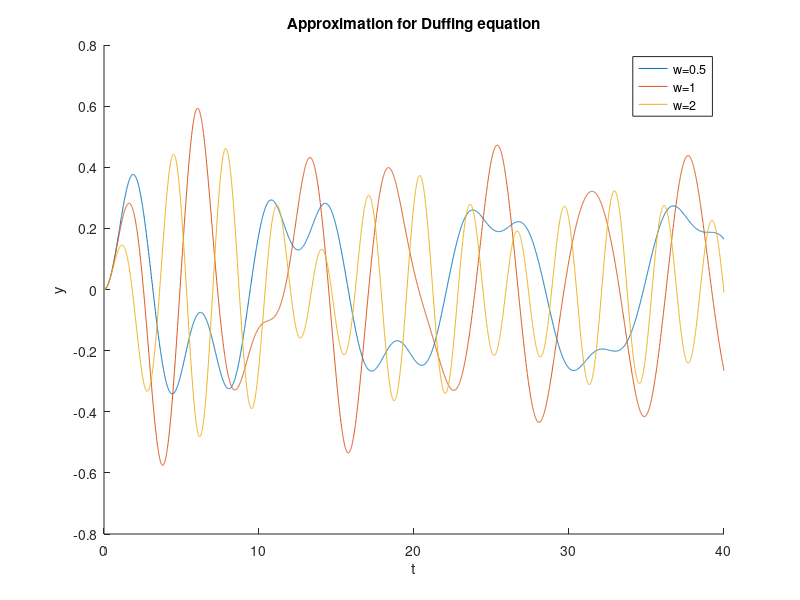

Write the MATLAB code that produced this figure.
close all
clear all
clc

%Values from problem
F0=1;
m=2;
k=4;
c=0.2;
B=5;
w=[0.5 1 2];
u0=[0;0];

%t values
t=0:0.01:40;

%create figure and properties
figure(1)
hold on
title('Approximation for Duffing equation')
xlabel('t')
ylabel('y')

%calculate values and add to plot
for j=1:length(w)
    f = @(t,u) [u(2); (F0*cos(w(j)*t)-c*u(2)-k*u(1)-B*(u(1))^3)/m];
    [T U]=ode45(f,t,u0);
    plot(T,U(:,1));
end

%add legend
legend('w=0.5','w=1','w=2')
